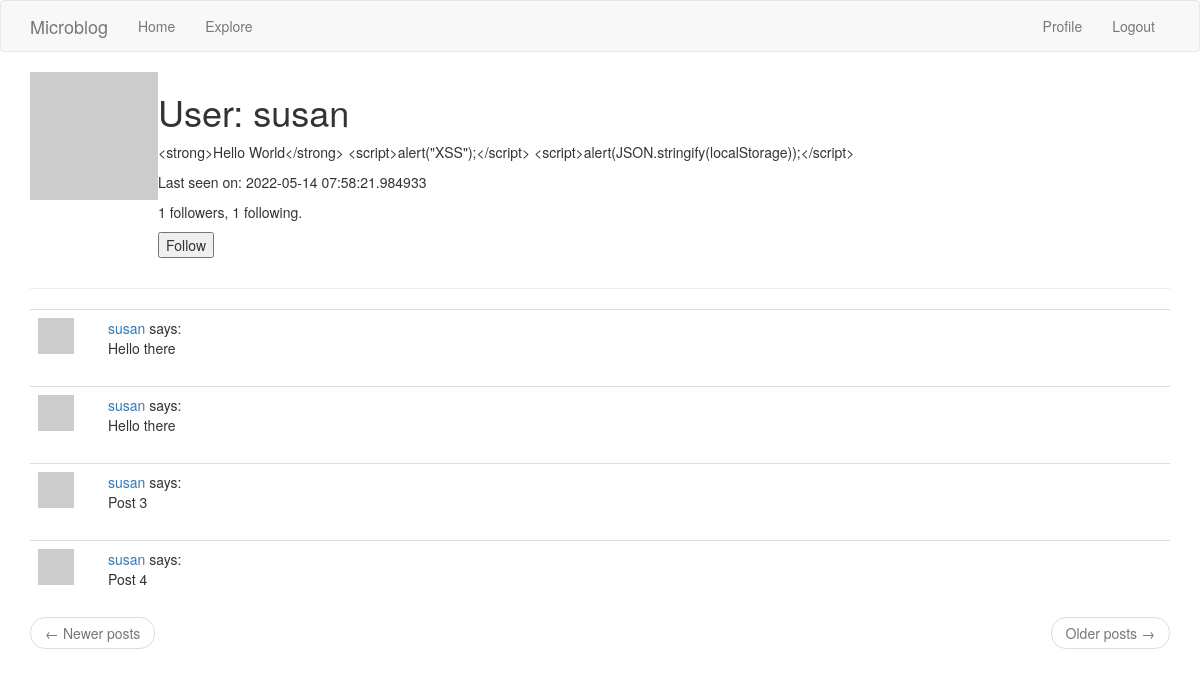
The page /user/susan (signed in) on the database its author committed.
### app/models.py (models this page shows, shortened)
class User(UserMixin, db.Model):
    id = db.Column(db.Integer, primary_key=True)
    username = db.Column(db.String(64), index=True, unique=True)
    email = db.Column(db.String(120), index=True, unique=True)
    password_hash = db.Column(db.String(128))
    about_me = db.Column(db.String(140))
    last_seen = db.Column(db.DateTime, default=datetime.utcnow)
    followed = db.relationship(
        'User',
        secondary=followers,
        primaryjoin=(followers.c.follower_id == id),
        secondaryjoin=(followers.c.followed_id == id),
        backref=db.backref('followers', lazy='dynamic'),
        lazy='dynamic'
    )
    posts = db.relationship('Post', backref='author', lazy='dynamic')
    def avatar(self, size):
        digest = md5(self.email.lower().encode('utf-8')).hexdigest()
        return 'https://www.gravatar.com/avatar/{}?d=identicon&s={}'.format(
            digest, size)
    def is_following(self, user):
        return self.followed.filter(
            followers.c.followed_id == user.id
        ).count() > 0

class Post(db.Model):
    id = db.Column(db.Integer, primary_key=True)
    body = db.Column(db.String(140))
    timestamp = db.Column(db.DateTime, index=True, default=datetime.utcnow)
    user_id = db.Column(db.Integer, db.ForeignKey('user.id'))

### app/routes.py (the view)
@app.route('/user/<username>')
@login_required
def user(username):
    user = User.query.filter_by(username=username).first_or_404()
    page = request.args.get('page', 1, type=int)
    posts = user.posts.paginate(
        page, app.config['POSTS_PER_PAGE'], false
    )
    next_url = url_for('user', page=posts.next_num) \
        if posts.has_next else None
    prev_url = url_for('user', page=posts.prev_num) \
        if posts.has_prev else None
    form = EmptyForm()
    return render_template('user.html',
                           user=user,
                           posts=posts.items,
                           form=form,
                           next_url=next_url,
                           prev_url=prev_url)

### app/forms.py
class EmptyForm(FlaskForm):
    submit = SubmitField('Submit')

### app/models.py (called while the page is built)
@login.user_loader
def load_user(id):
    return User.query.get(int(id))

### app/routes.py (called while the page is built)
@app.before_request
def before_request():
    if current_user.is_authenticated:
        current_user.last_seen = datetime.utcnow()
        db.session.commit()

### app/templates/user.html (shortened to what this page needs)
{% extends "base.html" %}
{% block app_content %}
    <table>
        <tr valign="top">
            <td>
                <img src="{{ user.avatar(128) }}"
                     alt="{{ user.username }}'s avatar"
                     height="128"
                     width="128"/>
            </td>
            <td>
                <h1>User: {{ user.username }}</h1>
                {% if user.about_me %}
                    <p>
                        {{ user.about_me }}
                    </p>
                {% endif %}
                {% if user.last_seen %}
                    <p>
                        Last seen on: {{ user.last_seen }}
                    </p>
                {% endif %}
                <p>
                    {{ user.followers.count() }} followers, {{ user.followed.count() }} following.
                </p>
                {% if user == current_user %}
                    <p>
                        <a href="{{ url_for('edit_profile') }}">Edit your profile</a>
                    </p>
                {% elif not current_user.is_following(user) %}
                    <p>
                        <form action="{{ url_for('follow', username=user.username) }}"
                              method="post">
                            {{ form.submit(value='Follow') }}
                        </form>
                    </p>
                {% endif %}
            </td>
        </tr>
    </table>
    <hr />
    {% for post in posts %}
        {% include "_post.html" %}
    {% endfor %}
    {% include "_page_nav.html" %}
{% endblock app_content %}

### app/templates/_post.html
<table class="table table-hover">
    <tr valign="top">
        <td width="70px">
            <a href="{{ url_for('user', username=post.author.username) }}">
                <img src="{{ post.author.avatar(36) }}"
                     alt="{{ post.author.username }}'s avatar"
                     height="36"
                     width="36"/>
            </a>
        </td>
        <td>
            <a href="{{ url_for('user', username=post.author.username) }}">{{ post.author.username }}</a>
            says:
            <br />
            {{ post.body }}
        </td>
    </tr>
</table>

### rows shown on the page
User: username "susan", about_me "<strong>Hello World</strong> <script>alert(\"XSS\");</script> <script>alert(JSON.stringify(localStorage));</script>", last_seen "2022-05-14 07:58:21.984933"
Post: author.username "susan", body "Hello there"
Post: author.username "susan", body "Hello there"
Post: author.username "susan", body "Post 3"
Post: author.username "susan", body "Post 4"

### other values the page prints
{{ user.followers.count() }} "1"
{{ user.followed.count() }} "1"
